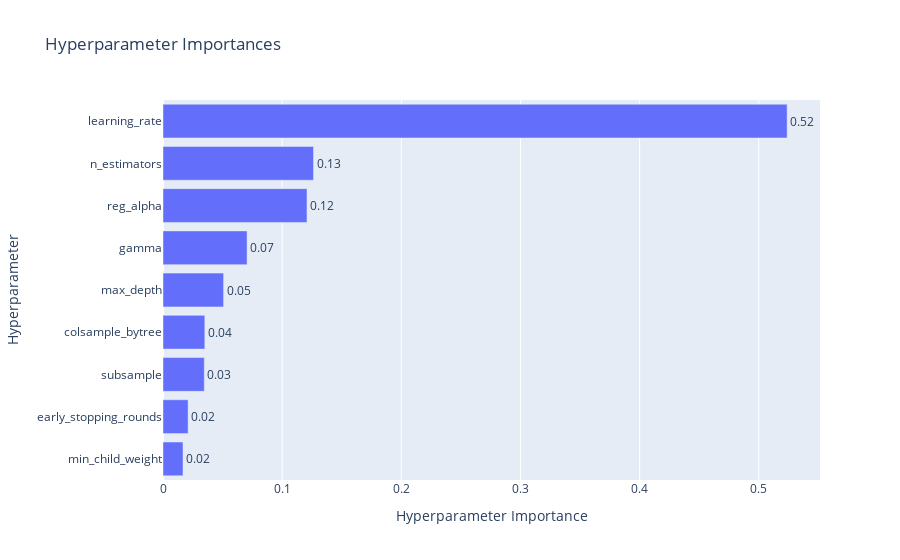

Notebook source saved alongside this figure:
### Markdown cell above
We will also take a look at the optuna study visualizations just as before.

### Code cell
# Hyperparameter importances
vis.plot_param_importances(study)

### Figure 1 — Plotly figure (JSON) as saved in the notebook; plotly's stock layout.template omitted (floating-point values rounded to 4 significant figures)
{"data": [{"cliponaxis": false, "hovertemplate": ["min_child_weight (IntDistribution): 0.016781335089393088<extra></extra>", "early_stopping_rounds (IntDistribution): 0.0210733890389853<extra></extra>", "subsample (FloatDistribution): 0.03464257737697115<extra></extra>", "colsample_bytree (FloatDistribution): 0.035116426166392226<extra></extra>", "max_depth (IntDistribution): 0.05083959409674292<extra></extra>", "gamma (FloatDistribution): 0.07056882599103217<extra></extra>", "reg_alpha (FloatDistribution): 0.12084459085460733<extra></extra>", "n_estimators (IntDistribution): 0.12631958401960564<extra></extra>", "learning_rate (FloatDistribution): 0.5238136773662702<extra></extra>"], "name": "Objective Value", "orientation": "h", "text": ["0.02", "0.02", "0.03", "0.04", "0.05", "0.07", "0.12", "0.13", "0.52"], "textposition": "outside", "type": "bar", "x": [0.01678, 0.02107, 0.03464, 0.03512, 0.05084, 0.07057, 0.1208, 0.1263, 0.5238], "y": ["min_child_weight", "early_stopping_rounds", "subsample", "colsample_bytree", "max_depth", "gamma", "reg_alpha", "n_estimators", "learning_rate"]}], "layout": {"title": {"text": "Hyperparameter Importances"}, "xaxis": {"title": {"text": "Hyperparameter Importance"}}, "yaxis": {"title": {"text": "Hyperparameter"}}}}
